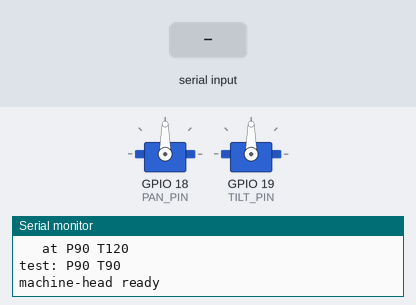
Recording of a program running on a simulated ESP32. On the bench: 2 × servo, the last lines printed to the serial monitor. The test bench sets the inputs (shaded band). WiFi joins after 1.5 s; servers stay silent unless stated.

Above: at 2.6 s.
2.7 s: "P,45\n" received over Serial
At 4.2 s:
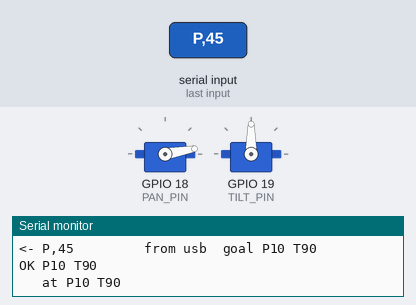
4.5 s: "T,45\n" received over Serial
At 5.8 s:
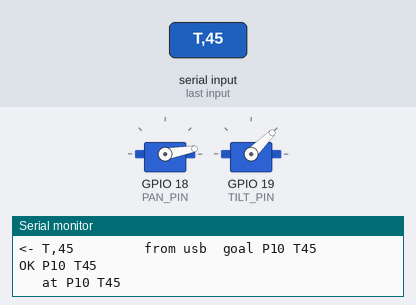
6.1 s: "P90\n" received over Serial
At 6.9 s:
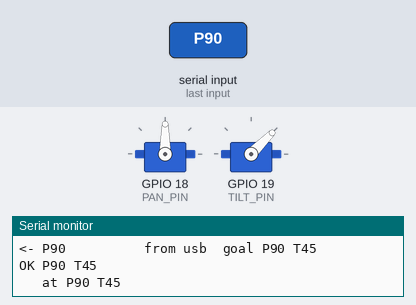
7.9 s: "T90\n" received over Serial
At 8.9 s:
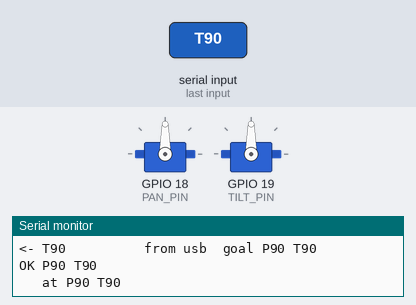
Timing chart, 0 to 10.9 s (numbered marks = the images above; inputs shaded):
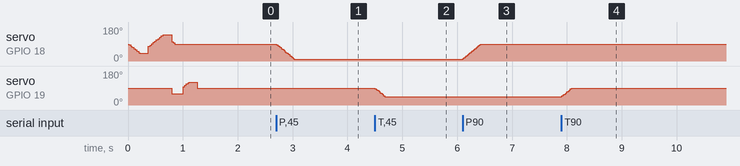

Measured:
- after the input at 2.7 s, servo on GPIO 18 (PAN_PIN): moves from 90° to 10° over 0.33 s, starting at once
- after the input at 4.5 s, servo on GPIO 19 (TILT_PIN): moves from 90° to 45° over 0.18 s, starting at once
- after the input at 6.1 s, servo on GPIO 18 (PAN_PIN): moves from 10° to 90° over 0.33 s, starting at once
- after the input at 7.9 s, servo on GPIO 19 (TILT_PIN): moves from 45° to 90° over 0.18 s, starting at once

The program:

main.cpp
```cpp
// The Machine's head. It listens for one-line commands over WiFi (TCP) and USB serial:
//   P90 T60   look at pan 90, tilt 60 (either part may be left out)
//   S300      turn at 300 degrees per second
//   ?         report where it is looking
// and answers every command with a line like "OK P90 T60".

#include <Arduino.h>
#include <ArduinoOTA.h>
#include <ESP32Servo.h>
#include <ESPmDNS.h>
#include <WiFi.h>

#include "config.h"

Servo pan, tilt;
WiFiServer server(PORT);
WiFiClient client;
String fromSerial, fromClient;
bool moving = false;
unsigned long lastLog = 0;

float panNow = 90, tiltNow = 90, panGoal = 90, tiltGoal = 90, speed = SPEED;
unsigned long lastStep = 0, lastWifiTry = 0;
bool online = false;

void report(Print &out) {
  out.printf("OK P%.0f T%.0f\r\n", panGoal, tiltGoal);
}

void handle(String cmd, Print &out, const char *from) {
  cmd.trim();
  cmd.toUpperCase();
  if (cmd.isEmpty()) return;
  int i = 0;
  while (i < (int)cmd.length()) {
    char c = cmd[i++];
    int end = i;
    while (end < (int)cmd.length() && cmd[end] != ' ') end++;
    float v = cmd.substring(i, end).toFloat();
    if (c == 'P') panGoal = constrain(v, PAN_MIN, PAN_MAX);
    if (c == 'T') tiltGoal = constrain(v, TILT_MIN, TILT_MAX);
    if (c == 'S') speed = constrain(v, 10, 1000);
    i = end + 1;
  }
  if (millis() - lastLog > 250) {                        // at most four lines a second
    lastLog = millis();
    Serial.printf("<- %-12s from %s  goal P%.0f T%.0f\r\n", cmd.c_str(), from, panGoal, tiltGoal);
  }
  report(out);
}

void readLines(Stream &in, String &buf, Print &out, const char *from) {
  while (in.available()) {
    char c = in.read();
    if (c == '\n' || c == '\r') {
      handle(buf, out, from);
      buf = "";
    } else if (buf.length() < 64) {
      buf += c;
    }
  }
}

void connectWifi() {
#ifdef WIFI_SSID
  if (WiFi.status() == WL_CONNECTED || millis() - lastWifiTry < 10000) return;
  lastWifiTry = millis();
  Serial.printf("wifi: joining %s\r\n", WIFI_SSID);
  WiFi.mode(WIFI_STA);
  WiFi.setHostname(HOSTNAME);
  WiFi.begin(WIFI_SSID, WIFI_PASS, WIFI_CHANNEL);
#endif
}

void comeOnline() {
  online = true;
  Serial.printf("wifi: %s, listening on port %d\r\n", WiFi.localIP().toString().c_str(), PORT);
  MDNS.begin(HOSTNAME);
  MDNS.addService("machine-head", "tcp", PORT);
  ArduinoOTA.setHostname(HOSTNAME);
  ArduinoOTA.begin();                                // update the firmware over WiFi
  server.begin();
  server.setNoDelay(true);
}

// Move both servos toward their goals, no faster than `speed`.
void step() {
  unsigned long now = millis();
  float dt = (now - lastStep) / 1000.0;
  if (dt < 0.01) return;
  lastStep = now;
  float most = speed * dt;
  panNow += constrain(panGoal - panNow, -most, most);
  tiltNow += constrain(tiltGoal - tiltNow, -most, most);
  pan.write(round(panNow));
  tilt.write(round(tiltNow));
  bool still = fabs(panGoal - panNow) < 0.5 && fabs(tiltGoal - tiltNow) < 0.5;
  if (moving && still) Serial.printf("   at P%.0f T%.0f\r\n", panNow, tiltNow);
  moving = !still;
}

// Turn left and right, up and down once, so you can see the servos work.
void selfTest() {
  const float moves[][2] = {{40, 90}, {140, 90}, {90, 60}, {90, 120}, {90, 90}};
  for (auto &m : moves) {
    panGoal = m[0];
    tiltGoal = m[1];
    Serial.printf("test: P%.0f T%.0f\r\n", panGoal, tiltGoal);
    while (fabs(panGoal - panNow) > 0.5 || fabs(tiltGoal - tiltNow) > 0.5) {
      step();
      delay(5);
    }
    delay(150);
  }
}

void setup() {
  Serial.begin(115200);
  ESP32PWM::allocateTimer(0);
  ESP32PWM::allocateTimer(1);
  pan.setPeriodHertz(50);
  tilt.setPeriodHertz(50);
  int a = pan.attach(PAN_PIN, 500, 2400), b = tilt.attach(TILT_PIN, 500, 2400);
  Serial.printf("servos: pan on GPIO %d %s, tilt on GPIO %d %s\r\n", PAN_PIN, a >= 0 ? "ok" : "FAILED",
                TILT_PIN, b >= 0 ? "ok" : "FAILED");
  pan.write(90);
  tilt.write(90);
  lastStep = millis();
  selfTest();
  Serial.println("machine-head ready");
  connectWifi();
}

void loop() {
  connectWifi();
  if (!online && WiFi.status() == WL_CONNECTED) comeOnline();
  if (online && WiFi.status() != WL_CONNECTED) online = false;

  if (online) {
    ArduinoOTA.handle();
    if (server.hasClient()) {
      if (client) client.stop();                     // the newest connection wins
      client = server.accept();
      client.setNoDelay(true);
      client.println("HELLO machine-head 1");
      Serial.printf("client connected from %s\r\n", client.remoteIP().toString().c_str());
      report(client);
    }
    if (client && client.connected()) readLines(client, fromClient, client, "wifi");
  }
  readLines(Serial, fromSerial, Serial, "usb");
  step();
}
```

config.h
```cpp
#pragma once

// Wiring
#define PAN_PIN 18
#define TILT_PIN 19

// How far each servo may turn, in degrees (90 looks straight ahead)
#define PAN_MIN 10
#define PAN_MAX 170
#define TILT_MIN 45
#define TILT_MAX 135

// How fast the head turns, in degrees per second. Hobby servos manage about 500.
#define SPEED 240

// Network
#define HOSTNAME "machine-head"   // reachable as machine-head.local
#define PORT 7351

#ifndef WIFI_SSID
#if __has_include("secrets.h")
#include "secrets.h"
#endif
#endif
#ifndef WIFI_CHANNEL
#define WIFI_CHANNEL 0
#endif
```
